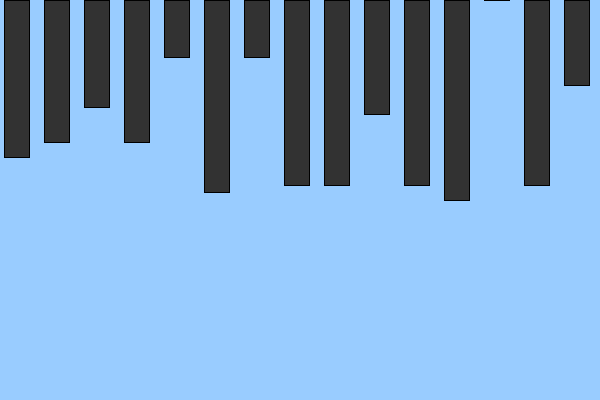
Frame 1 (no input)
Frame 60 (the mouse pressed at the canvas centre just before this capture): identical to frame 1, image omitted
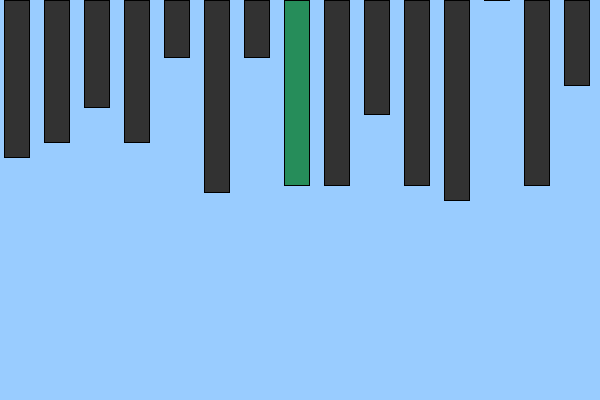
Frame 120 (the mouse held since frame 60 and released just before this capture)

The Processing sketch that drew these frames (run headless with seeded random() and noise(); from frame 60 on, the mouse is pressed at the canvas centre):

// Processing sketch: processing_78034
// ── processing_78034.pde

String[] Age = {
"18:", 
"20:", 
"21:", 
"23:", 
"28:", 
"62:", 
"63:", 
"67:", 
"68:", 
"72:", 
"74:", 
"76:", 
"80:", 
"87:", 
"89:",
};

float[] longtermmemory = {
0.8, 
0.75, 
0.625, 
0.75, 
0.45, 
0.925, 
0.45, 
0.9, 
0.9, 
0.65, 
0.9, 
0.95, 
0.25, 
0.9, 
0.55,
};

float[] shorttermmemory = {
0.5,
0.607143,
0.607143,
0.571428571,
0.428571429,
0.6428575,
0.5,
0.357142857,
0.428571429,
0.4642855,
0.357142857,
0.785714286,
0.428571429,
0.642857143,
0.5,
};

void setup() {
size(600, 400);
background(153, 204, 255);
}

void draw() {
int x=0;
for (int i=0;i<15;i++) {
if (mouseX>x && mouseX<=x+40) {
fill((20), (150), (110), 10);
}
else {
fill(50);
}

float h = map(longtermmemory[i], 0.25, 0.95, 0, 200);

rect(x+4,0, 25, h);

x+=40;
}
}
